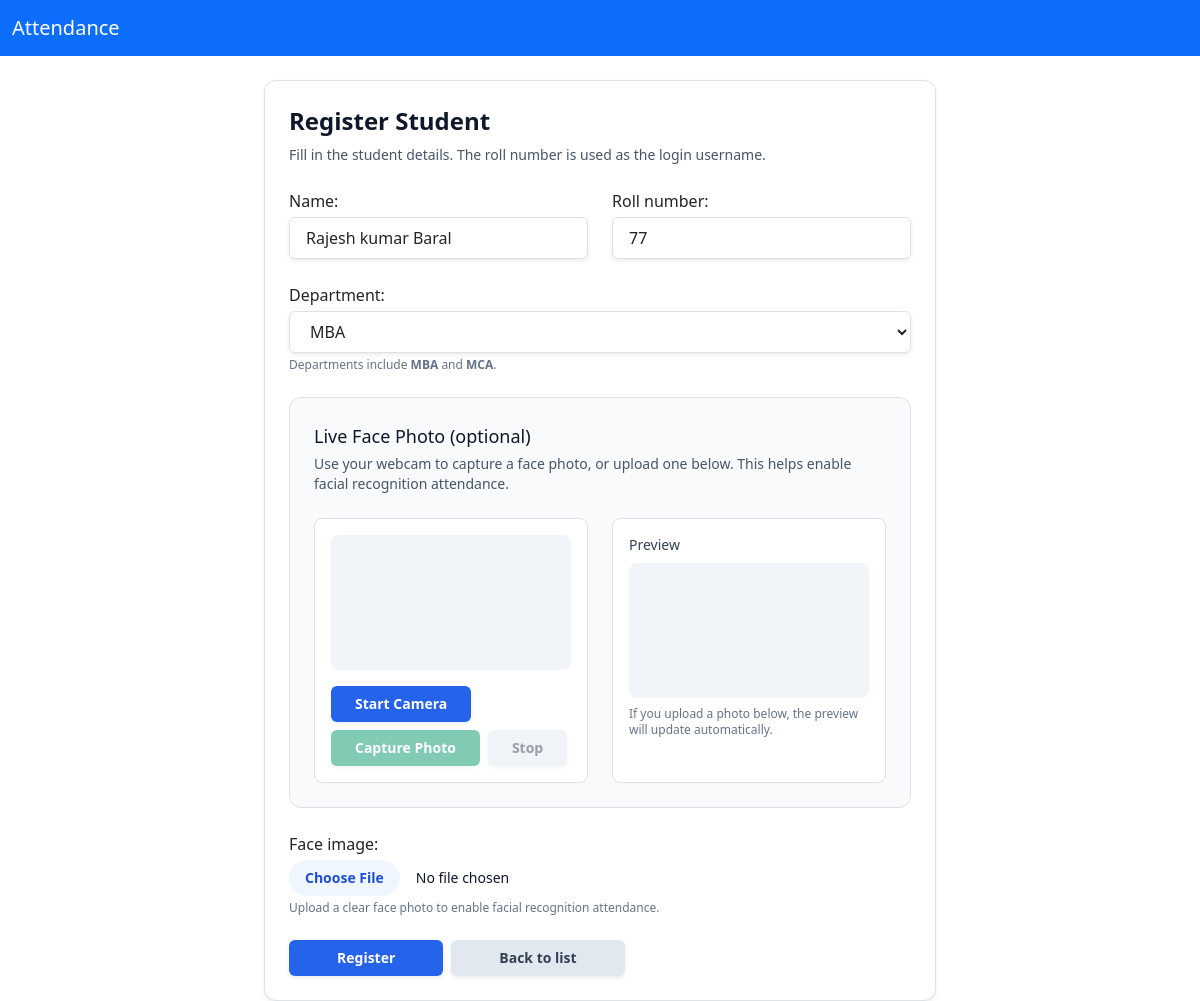
Page /students/8/edit/ (signed in) on the committed database.
### attendance/models.py (models this page shows, shortened)
class Student(models.Model):
    QR_MODE_PERMANENT = "permanent"
    QR_MODE_DAILY = "daily"
    QR_MODE_CHOICES = [
        (QR_MODE_PERMANENT, "Permanent QR"),
        (QR_MODE_DAILY, "Daily QR"),
    ]
    user = models.OneToOneField(User, on_delete=models.SET_NULL, null=True, blank=True)
    name = models.CharField(max_length=128)
    roll_number = models.CharField(max_length=64, unique=True)
    department = models.ForeignKey(Department, on_delete=models.SET_NULL, null=True, blank=True)
    section = models.CharField(max_length=64, blank=True, null=True)
    qr_mode = models.CharField(max_length=16, choices=QR_MODE_CHOICES, default=QR_MODE_PERMANENT)
    face_image = models.ImageField(upload_to="face_images/", blank=True, null=True)
    face_encoding = models.JSONField(blank=True, null=True)
    qr_code = models.ImageField(upload_to=_student_qr_upload_to, blank=True, null=True)

### attendance/views.py (the view)
# urls.py: path("students/<int:student_id>/edit/", views.student_edit, name="student_edit"),
@login_required
def student_edit(request, student_id):
    student = get_object_or_404(Student, pk=student_id)
    if request.method == "POST":
        form = StudentEditForm(request.POST, request.FILES, instance=student)
        if form.is_valid():
            student = form.save(commit=False)
            live_photo_data = form.cleaned_data.get("live_photo_data")
            if live_photo_data:
                if "," in live_photo_data:
                    live_photo_data = live_photo_data.split(",", 1)[1]
                try:
                    raw_bytes = base64.b64decode(live_photo_data)
                    student.face_image.save(
                        f"face_{student.roll_number}.jpg",
                        ContentFile(raw_bytes),
                        save=False,
                    )
                except Exception:
                    pass
            student.save()
            messages.success(request, f"Student {student.name} updated successfully.")
            return redirect("attendance:student_list")
    else:
        form = StudentEditForm(instance=student)
    return render(request, "attendance/student_register.html", {"form": form, "editing": True})

### attendance/models.py (called while the page is built)
    def __str__(self):
        return self.name

### attendance/templates/attendance/student_register.html (shortened to what this page needs)
{% extends "attendance/base.html" %}
{% block content %}
<div class="mx-auto max-w-2xl rounded-xl border border-slate-200 bg-white p-6 shadow-sm">
  <div class="flex flex-col gap-2">
    <h1 class="text-2xl font-semibold text-slate-900">Register Student</h1>
    <p class="text-sm text-slate-600">Fill in the student details. The roll number is used as the login username.</p>
  </div>
  <form method="post" enctype="multipart/form-data" class="mt-6 space-y-6">
    <div class="grid gap-4 md:grid-cols-2">
      <div>
        {{ form.name.label_tag }}
        {{ form.name }}
      </div>
      <div>
        {{ form.roll_number.label_tag }}
        {{ form.roll_number }}
      </div>
      <div class="md:col-span-2">
        {{ form.department.label_tag }}
        {{ form.department }}
        <p class="mt-1 text-xs text-slate-500">Departments include <strong>MBA</strong> and <strong>MCA</strong>.</p>
      </div>
    </div>
    <div class="rounded-xl border border-slate-200 bg-slate-50 p-4">
      <h2 class="text-lg font-medium text-slate-900">Live Face Photo (optional)</h2>
      <p class="mt-1 text-sm text-slate-600">Use your webcam to capture a face photo, or upload one below. This helps enable facial recognition attendance.</p>
      <div class="mt-4 grid gap-4 md:grid-cols-2">
        <div class="rounded-lg border border-slate-200 bg-white p-3">
          <div class="aspect-video overflow-hidden rounded-lg bg-slate-100">
            <video id="regVideo" class="h-full w-full object-cover" autoplay playsinline></video>
          </div>
          <div class="mt-3 flex flex-wrap gap-2">
            <button type="button" id="startCam" class="inline-flex items-center justify-center rounded-md bg-blue-600 px-4 py-2 text-sm font-semibold text-white shadow-sm hover:bg-blue-700">Start Camera</button>
            <button type="button" id="capturePhoto" class="inline-flex items-center justify-center rounded-md bg-emerald-600 px-4 py-2 text-sm font-semibold text-white shadow-sm hover:bg-emerald-700 disabled:opacity-50" disabled>Capture Photo</button>
            <button type="button" id="stopCam" class="inline-flex items-center justify-center rounded-md bg-slate-200 px-4 py-2 text-sm font-semibold text-slate-700 shadow-sm hover:bg-slate-300 disabled:opacity-50" disabled>Stop</button>
          </div>
        </div>
        <div class="rounded-lg border border-slate-200 bg-white p-3">
          <p class="text-sm font-medium text-slate-700">Preview</p>
          <div class="mt-2 aspect-video overflow-hidden rounded-lg bg-slate-100">
          </div>
          <p class="mt-2 text-xs text-slate-500">If you upload a photo below, the preview will update automatically.</p>
        </div>
      </div>
    </div>
    <div>
      {{ form.face_image.label_tag }}
      {{ form.face_image }}
      <p class="mt-1 text-xs text-slate-500">Upload a clear face photo to enable facial recognition attendance.</p>
    </div>
    <div class="flex flex-col gap-3 sm:flex-row sm:items-center sm:justify-between">
      <div class="flex flex-wrap gap-2">
        <button type="submit" class="inline-flex items-center justify-center rounded-md bg-blue-600 px-5 py-2 text-sm font-semibold text-white shadow-sm hover:bg-blue-700">Register</button>
        <a href="{% url 'attendance:student_list' %}" class="inline-flex items-center justify-center rounded-md bg-slate-200 px-5 py-2 text-sm font-semibold text-slate-700 shadow-sm hover:bg-slate-300">Back to list</a>
      </div>
    </div>
  </form>
</div>
{% endblock %}

### rows in the picture
Student: name "Rajesh kumar Baral", roll_number "77", department "MBA"
